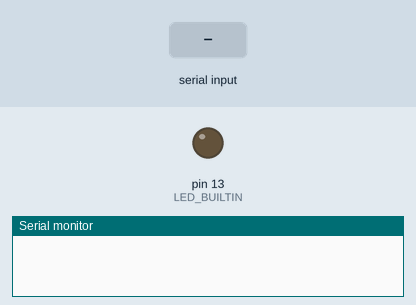
Recording of a sketch running on a simulated Arduino Uno, built with avr-gcc and run on an emulated ATmega328P. Parts: output pins drawn as LEDs (lit = HIGH), the last lines printed to the serial monitor. Dashed ring = blinking. The test bench sets the inputs (shaded band).

Above: at 1.2 s.
1.3 s: "90,45\n" received over Serial
At 1.7 s:
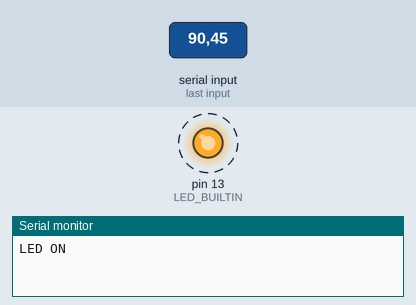
Timing chart, 0 to 10.3 s (numbered marks = the images above; inputs shaded):
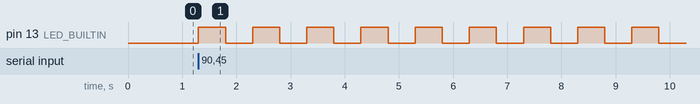

The sketch:

sketch_sep16c.ino
```cpp
void setup() {
  // put your setup code here, to run once:
  Serial.begin(115200);
  pinMode(LED_BUILTIN, OUTPUT);
  digitalWrite(LED_BUILTIN, LOW); // 低電位，初始關閉
}

void loop() {
  // put your main code here, to run repeatedly:
  int command = Serial.parseInt();
  // int command = 0;

  // if(command == 'O') {
  //   Serial.println("LED ON");
  //   digitalWrite(LED_BUILTIN, HIGH);
  //   delay(1000);
  // } else if (command == 'X') {
  // digitalWrite(LED_BUILTIN, LOW);
  // }

  for(int i = 0; i < command; i++){
    Serial.println("LED ON");
    digitalWrite(LED_BUILTIN, HIGH);
    delay(500);
    digitalWrite(LED_BUILTIN, LOW); // 低電位，初始關閉
    delay(500);
  }


}
```

Measured:
- after the input at 1.3 s, pin 13 (LED_BUILTIN): alternates HIGH for 0.50 s and LOW for 0.50 s, starting at once
